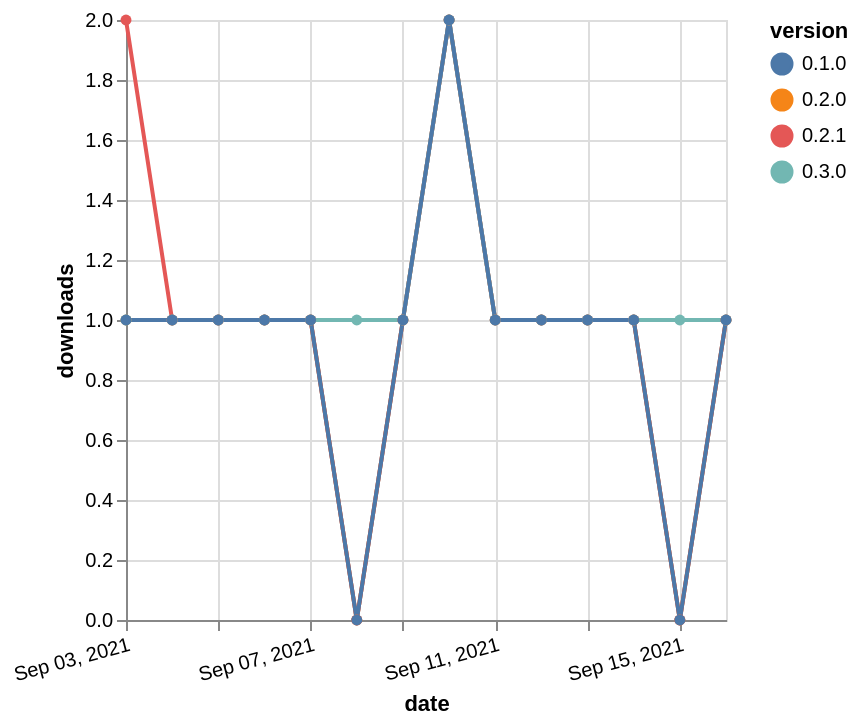

The specification (Vega-Lite) saved for this image:
### Vega-Lite specification from a JSON file in a GitHub repository (floating-point values rounded to 4 significant figures)
{"$schema": "https://vega.github.io/schema/vega-lite/v5.json", "description": "A simple bar chart with embedded data.", "data": {"values": [{"date": "2021-09-03", "total": 171, "delta": 1, "version": "0.2.0"}, {"date": "2021-09-04", "total": 172, "delta": 1, "version": "0.2.0"}, {"date": "2021-09-05", "total": 173, "delta": 1, "version": "0.2.0"}, {"date": "2021-09-06", "total": 174, "delta": 1, "version": "0.2.0"}, {"date": "2021-09-07", "total": 175, "delta": 1, "version": "0.2.0"}, {"date": "2021-09-08", "total": 175, "delta": 0, "version": "0.2.0"}, {"date": "2021-09-09", "total": 176, "delta": 1, "version": "0.2.0"}, {"date": "2021-09-10", "total": 178, "delta": 2, "version": "0.2.0"}, {"date": "2021-09-11", "total": 179, "delta": 1, "version": "0.2.0"}, {"date": "2021-09-12", "total": 180, "delta": 1, "version": "0.2.0"}, {"date": "2021-09-13", "total": 181, "delta": 1, "version": "0.2.0"}, {"date": "2021-09-14", "total": 182, "delta": 1, "version": "0.2.0"}, {"date": "2021-09-15", "total": 182, "delta": 0, "version": "0.2.0"}, {"date": "2021-09-16", "total": 183, "delta": 1, "version": "0.2.0"}, {"date": "2021-09-03", "total": 174, "delta": 2, "version": "0.2.1"}, {"date": "2021-09-04", "total": 175, "delta": 1, "version": "0.2.1"}, {"date": "2021-09-05", "total": 176, "delta": 1, "version": "0.2.1"}, {"date": "2021-09-06", "total": 177, "delta": 1, "version": "0.2.1"}, {"date": "2021-09-07", "total": 178, "delta": 1, "version": "0.2.1"}, {"date": "2021-09-08", "total": 178, "delta": 0, "version": "0.2.1"}, {"date": "2021-09-09", "total": 179, "delta": 1, "version": "0.2.1"}, {"date": "2021-09-10", "total": 181, "delta": 2, "version": "0.2.1"}, {"date": "2021-09-11", "total": 182, "delta": 1, "version": "0.2.1"}, {"date": "2021-09-12", "total": 183, "delta": 1, "version": "0.2.1"}, {"date": "2021-09-13", "total": 184, "delta": 1, "version": "0.2.1"}, {"date": "2021-09-14", "total": 185, "delta": 1, "version": "0.2.1"}, {"date": "2021-09-15", "total": 185, "delta": 0, "version": "0.2.1"}, {"date": "2021-09-16", "total": 186, "delta": 1, "version": "0.2.1"}, {"date": "2021-09-03", "total": 123, "delta": 1, "version": "0.3.0"}, {"date": "2021-09-04", "total": 124, "delta": 1, "version": "0.3.0"}, {"date": "2021-09-05", "total": 125, "delta": 1, "version": "0.3.0"}, {"date": "2021-09-06", "total": 126, "delta": 1, "version": "0.3.0"}, {"date": "2021-09-07", "total": 127, "delta": 1, "version": "0.3.0"}, {"date": "2021-09-08", "total": 128, "delta": 1, "version": "0.3.0"}, {"date": "2021-09-09", "total": 129, "delta": 1, "version": "0.3.0"}, {"date": "2021-09-10", "total": 131, "delta": 2, "version": "0.3.0"}, {"date": "2021-09-11", "total": 132, "delta": 1, "version": "0.3.0"}, {"date": "2021-09-12", "total": 133, "delta": 1, "version": "0.3.0"}, {"date": "2021-09-13", "total": 134, "delta": 1, "version": "0.3.0"}, {"date": "2021-09-14", "total": 135, "delta": 1, "version": "0.3.0"}, {"date": "2021-09-15", "total": 136, "delta": 1, "version": "0.3.0"}, {"date": "2021-09-16", "total": 137, "delta": 1, "version": "0.3.0"}, {"date": "2021-09-03", "total": 166, "delta": 1, "version": "0.1.0"}, {"date": "2021-09-04", "total": 167, "delta": 1, "version": "0.1.0"}, {"date": "2021-09-05", "total": 168, "delta": 1, "version": "0.1.0"}, {"date": "2021-09-06", "total": 169, "delta": 1, "version": "0.1.0"}, {"date": "2021-09-07", "total": 170, "delta": 1, "version": "0.1.0"}, {"date": "2021-09-08", "total": 170, "delta": 0, "version": "0.1.0"}, {"date": "2021-09-09", "total": 171, "delta": 1, "version": "0.1.0"}, {"date": "2021-09-10", "total": 173, "delta": 2, "version": "0.1.0"}, {"date": "2021-09-11", "total": 174, "delta": 1, "version": "0.1.0"}, {"date": "2021-09-12", "total": 175, "delta": 1, "version": "0.1.0"}, {"date": "2021-09-13", "total": 176, "delta": 1, "version": "0.1.0"}, {"date": "2021-09-14", "total": 177, "delta": 1, "version": "0.1.0"}, {"date": "2021-09-15", "total": 177, "delta": 0, "version": "0.1.0"}, {"date": "2021-09-16", "total": 178, "delta": 1, "version": "0.1.0"}]}, "width": "container", "mark": {"type": "line", "point": {"filled": true}}, "encoding": {"x": {"field": "date", "type": "temporal", "timeUnit": "yearmonthdate", "title": "date", "axis": {"labelAngle": -15}}, "y": {"field": "delta", "type": "quantitative", "title": "downloads"}, "color": {"field": "version", "type": "nominal"}, "tooltip": {"field": "delta"}}}
